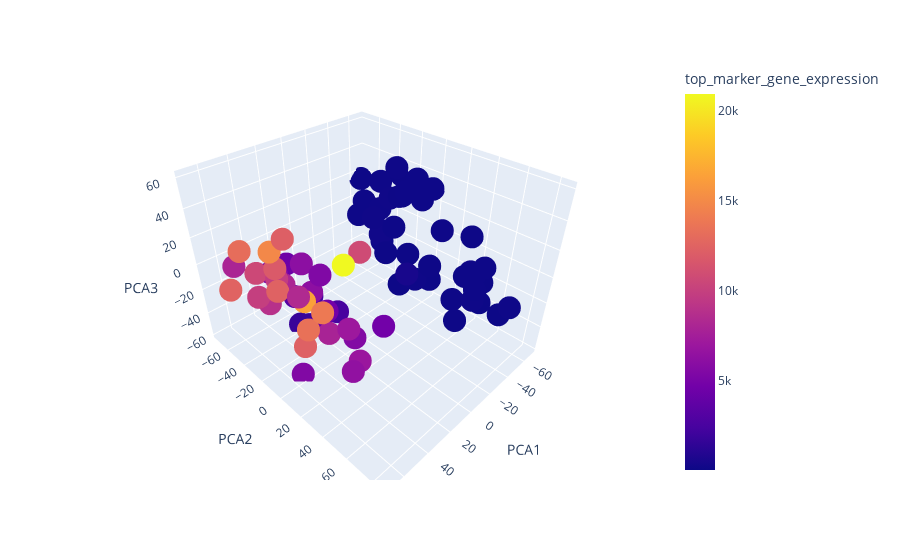

Source (notebook cell):
### Code cell
fig = px.scatter_3d(pca_output_log_df, x='PCA1', y='PCA2', z='PCA3', color="top_marker_gene_expression")
fig.show()
